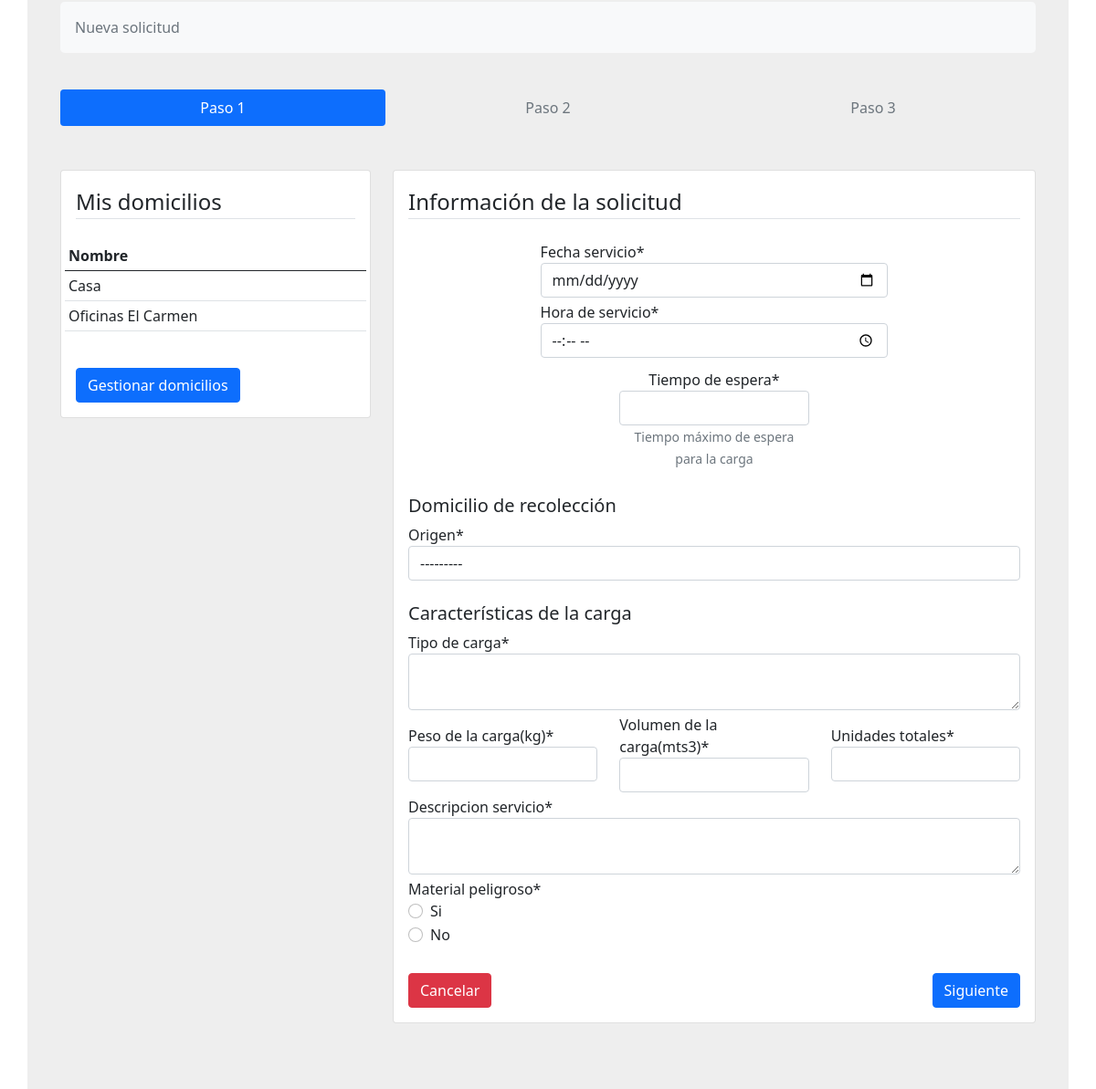
/fletes/solicitud/agregar/ (signed in, lower part), run on an earlier commit of the app's database.
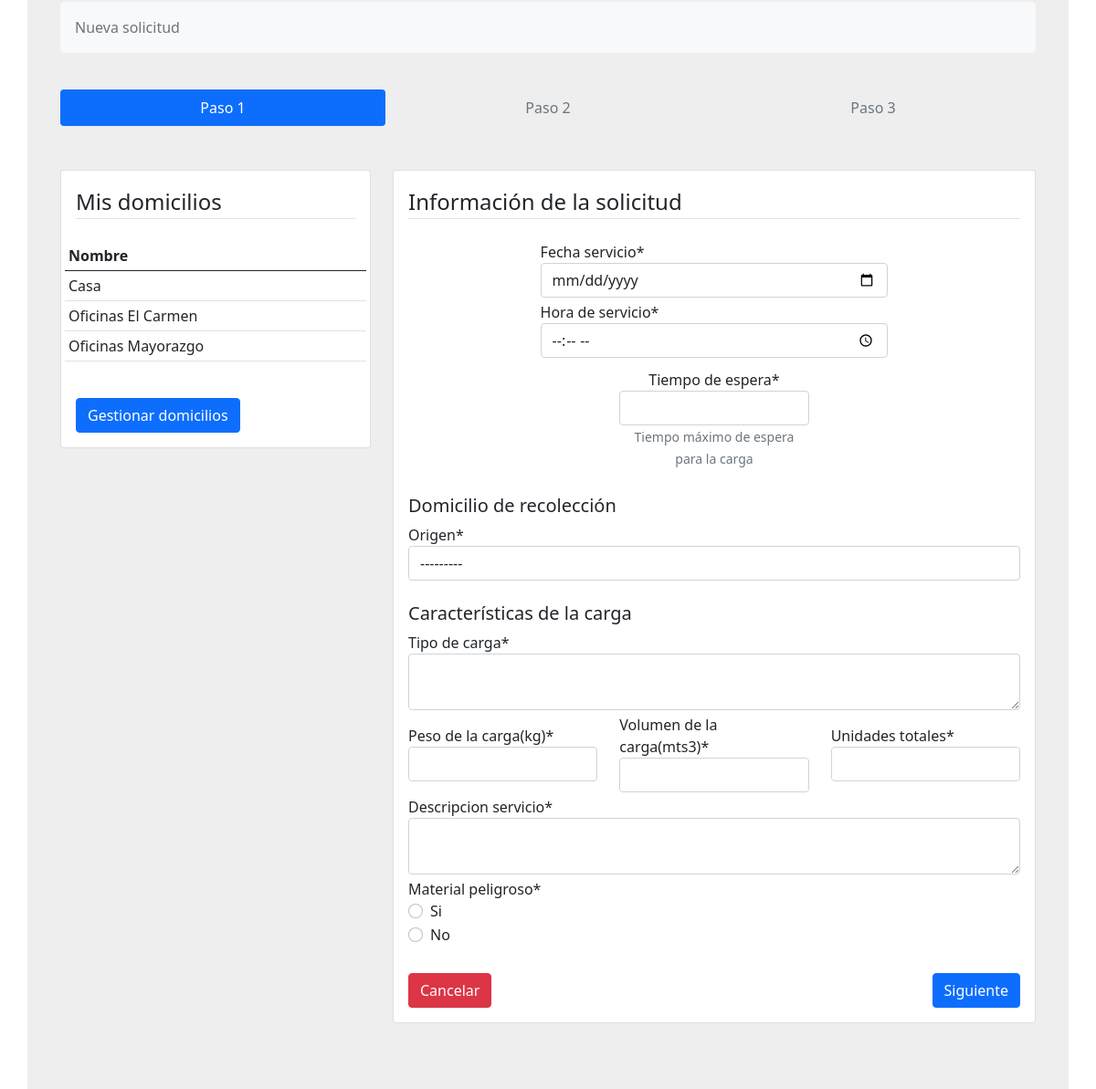
And on a later commit of the database.
### fletes/models.py (models this page shows, shortened)
class Domicilios(models.Model):
    cliente_id = models.ForeignKey(Cliente, on_delete=models.CASCADE)
    creado = models.DateTimeField(editable=False)
    modificado = models.DateTimeField()
    nombre = models.CharField(verbose_name="Nombre para identificar domicilio", max_length=100)
    calle = models.CharField(verbose_name="Calle", max_length=100)
    num_ext = models.CharField(verbose_name="Numero exterior", max_length=100)
    num_int = models.CharField(verbose_name="Numero interior", max_length=100, default="", blank=True)
    colonia = models.CharField(verbose_name="Colonia", max_length=100)
    municipio = models.CharField(verbose_name="Municipio o alcadía", max_length=100)
    cp = models.CharField(verbose_name="Código postal",max_length=100,)
    estado = models.CharField(verbose_name="Estado", choices=ESTADOS, max_length=40)
    referencias = models.TextField(verbose_name="Refrencias del domicilio")
    longitud = models.FloatField(verbose_name="Longitud", null=True, blank=True)
    latitud = models.FloatField(verbose_name="Latitud", null=True, blank=True)
    is_valid = models.BooleanField(verbose_name="Es válido", default=False)
    google_format = models.CharField(verbose_name="Dirección completa", max_length=100, null=True, blank=True)
    google_place_id = models.CharField(verbose_name="Google place ID", max_length=100, null=True, blank=True)
    slug = models.SlugField(null=True, blank=True)
    def __str__(self):
        return f'{self.nombre}'

### fletes/views.py (the view, shortened to what this page needs)
# urls.py: path('solicitud/agregar/', SolicitudesAgregar.as_view(), name='agregar-solicitud'),
class SolicitudesAgregar(UserPassesTestMixin, CreateView):
    model = Solicitud
    form_class = SolicitudForm
    template_name = 'fletes/agregarSolicitud.html'
    def test_func(self):
        if self.request.user.is_cliente:
            if self.request.user.has_datosfiscales and self.request.user.cliente.has_info:
                return True
            else:
                return False
        else:
            return False
    def get_context_data(self, *args, **kwargs):
        context = super().get_context_data(*args, **kwargs)
        id = self.request.user.id
        domicilios = Domicilios.objects.filter(cliente_id=id, is_valid=True)
        if domicilios:
            context['lenDom'] = len(domicilios)
        else:
            context['lenDom'] = 0
        context['domicilios'] = domicilios
        return context
    def get_form(self, form_class=None):
        form = super().get_form(form_class=self.form_class)
        form.fields['domicilio_id'].queryset = Domicilios.objects.filter(cliente_id=self.request.user.id, is_valid=True)
        return form

### fletes/forms.py
class SolicitudForm(forms.ModelForm):
    descripcion_servicio = forms.CharField(widget=forms.Textarea(attrs={"rows":2, "cols":20}))
    caracteristicas_carga = forms.CharField(widget=forms.Textarea(attrs={"rows":2, "cols":20}), label="Tipo de carga",)
    tiempo_carga = forms.IntegerField(
        label="Tiempo de espera",
        help_text='Tiempo máximo de espera para la carga',
    )
    material_peligroso = forms.ChoiceField(choices=((True, 'Si'), (False, 'No')),
                               widget=forms.RadioSelect)
    unidades_totales = forms.IntegerField(
        label="Unidades totales",
    )
    fecha_servicio = forms.DateField(
        widget=forms.DateInput(format = '%Y-%m-%d',attrs={'type': 'date'}),
    )
    class Meta:
        model = Solicitud
        exclude = ('cliente_id','modificado','estado_solicitud','motivo_cancelacion','activo','slug')
        widgets = {
            'hora': TimeInput(),
        }
    field_order = ['fecha_servicio','hora','tiempo_carga']

### usuarios/models.py (called while the page is built)
    @property
    def is_cliente(self):
        return self.es_cliente == True

### fletes/templates/fletes/agregarSolicitud.html (shortened to what the changed rows need)
{% extends 'base.html' %}
{% load crispy_forms_tags %}
{% block content %}
    <section style="background-color: #eee;">
        <div class="container py-5 mt-4r">
            <div class="row">
                <div class="col-12 justify-content-center">
                    <div class="row">
                        <div class="col-lg-4 col-md-12 justify-content-center">
                            <div class="card mb-4">
                                <div class="card-body">
                                    <div class="row">
                                        {% if domicilios %}
                                        <table class="table table-sm">
                                            <thead>
                                            <tr>
                                                <th scope="col">Nombre</th>
                                            </tr>
                                            </thead>
                                            <tbody>
                                                {% for domicilio in domicilios %}
                                                <tr>
                                                    <td>{{ domicilio.nombre }}</td>
                                                </tr>
                                                {% endfor %}
                                            </tbody>
                                        </table>
                                        {% else %}
                                            {% if lenDom <= 1 %}
                                                <p>Añade dos o más domicilios para generar tus solicitudes, dado que se requiere de origen-destino para generar una ruta.</p>
                                            {% endif %}
                                        {% endif %}
                                    </div>
                                </div>
                            </div>
                        </div>
                    </div>
                </div>
            </div>
        </div>
    </section>
{% endblock content %}

What changed in the data, as far as the page shows it:
added Domicilios: nombre "Oficinas Mayorazgo"
